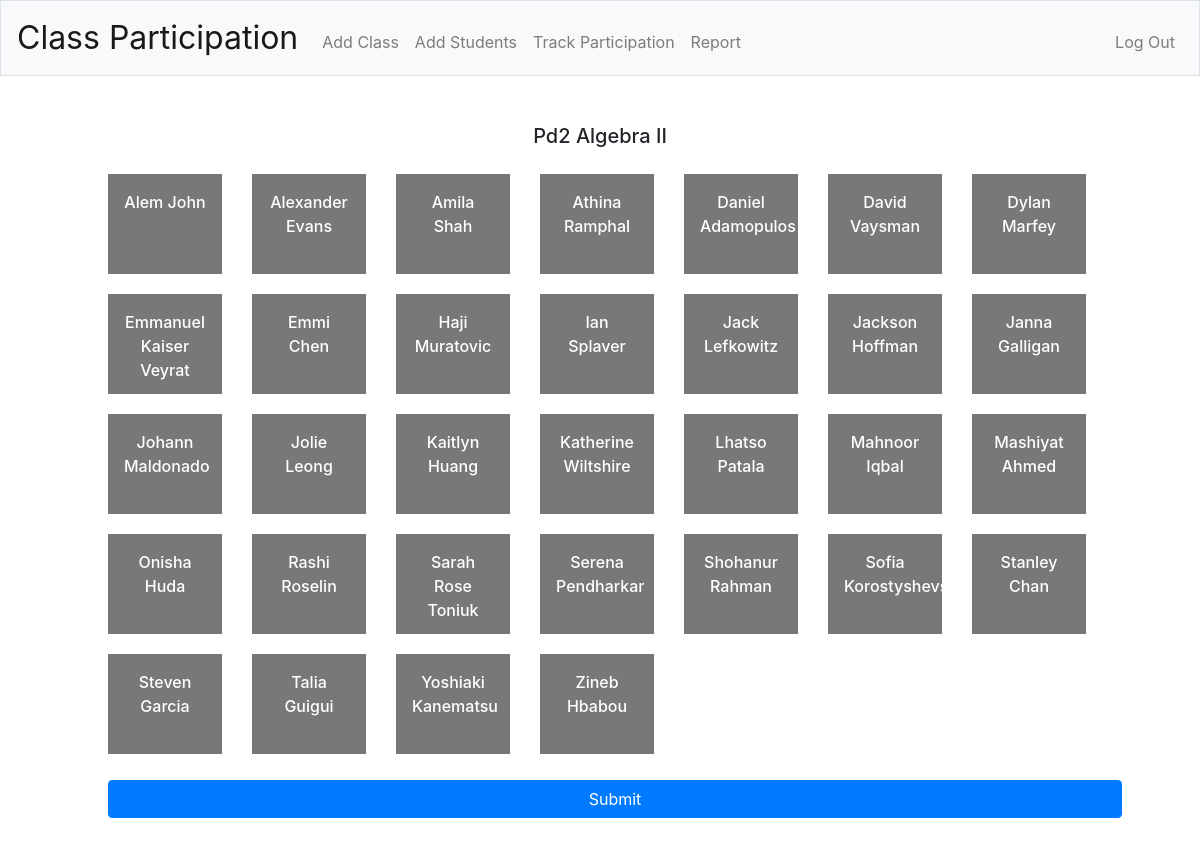
The app's page /select?class=1 (signed in) with its own data.
### tables this page shows
CREATE TABLE "classes" (
	"id"	INTEGER,
	"teacher_id"	INTEGER NOT NULL,
	"class_name"	TEXT NOT NULL,
	"class_period"	INTEGER NOT NULL,
	"class_code"	TEXT NOT NULL,
	"section"	INTEGER,
	PRIMARY KEY("id" AUTOINCREMENT)
);

CREATE TABLE "students" (
	"student_id"	INTEGER NOT NULL UNIQUE,
	"last_name"	TEXT NOT NULL,
	"first_name"	TEXT NOT NULL
);

### app.py (the view)
@app.route("/select")
@login_required
def select():
    selected_class = request.args.get('class')
    print("CLASS is: ", selected_class)
    student_list = []
    students = db.execute("SELECT * FROM students WHERE student_id IN (SELECT student_id FROM students_classes where class_id = ?)", selected_class)
    for student in students:
        student_list.append((student['first_name'], student['last_name'], student['student_id']))
    student_list.sort()
    class_name = db.execute("SELECT class_name FROM classes WHERE id = ?", selected_class)
    return render_template("track.html", students=student_list, selected_class=selected_class, class_name=class_name[0]['class_name'])

### app.py (called while the page is built)
@app.after_request
def after_request(response):
    response.headers["Cache-Control"] = "no-cache, no-store, must-revalidate"
    response.headers["Expires"] = 0
    response.headers["Pragma"] = "no-cache"
    return response

### helpers.py (called while the page is built)
def login_required(f):
    @wraps(f)
    def decorated_function(*args, **kwargs):
        if session.get("user_id") is None:
            return redirect("/login")
        return f(*args, **kwargs)
    return decorated_function

### templates/track.html (shortened to what this page needs)
{% extends "layout.html" %}
{% block main %}
      <div class="container">
        <h5 class="mb-3">{{ class_name }}</h5>
        <div class="d-flex flex-wrap">
          {% for student in students %}
          <div id={{ student[2] }} class="p-3 box choice">{{ student[0] }} {{ student[1] }}</div>
          {% endfor %}
        </div>
        <button onclick="save({{ selected_class }})" class="btn btn-primary btn-block mt-3" id="submit">Submit</button>
      </div>
{% endblock %}

### static/styles.css (style rules this page uses)
.box { height: 100px; width: 114px; background-color: #787878; margin: 10px 15px; color: white; text-align: center; font-weight: 500; }
button { margin: 15px; }

### records on screen
classes: class_name "Pd2 Algebra II"
students: first_name "Alem", last_name "John"
students: first_name "Alexander", last_name "Evans"
students: first_name "Amila", last_name "Shah"
students: first_name "Athina", last_name "Ramphal"
students: first_name "Daniel", last_name "Adamopulos"
students: first_name "David", last_name "Vaysman"
students: first_name "Dylan", last_name "Marfey"
students: first_name "Emmanuel", last_name "Kaiser Veyrat"
students: first_name "Emmi", last_name "Chen"
students: first_name "Haji", last_name "Muratovic"
students: first_name "Ian", last_name "Splaver"
students: first_name "Jack", last_name "Lefkowitz"
students: first_name "Jackson", last_name "Hoffman"
students: first_name "Janna", last_name "Galligan"
students: first_name "Johann", last_name "Maldonado"
students: first_name "Jolie", last_name "Leong"
students: first_name "Kaitlyn", last_name "Huang"
students: first_name "Katherine", last_name "Wiltshire"
students: first_name "Lhatso", last_name "Patala"
students: first_name "Mahnoor", last_name "Iqbal"
students: first_name "Mashiyat", last_name "Ahmed"
students: first_name "Onisha", last_name "Huda"
students: first_name "Rashi", last_name "Roselin"
students: first_name "Sarah Rose", last_name "Toniuk"
students: first_name "Serena", last_name "Pendharkar"
students: first_name "Shohanur", last_name "Rahman"
students: first_name "Sofia", last_name "Korostyshevsky"
students: first_name "Stanley", last_name "Chan"
students: first_name "Steven", last_name "Garcia"
students: first_name "Talia", last_name "Guigui"
students: first_name "Yoshiaki", last_name "Kanematsu"
students: first_name "Zineb", last_name "Hbabou"
